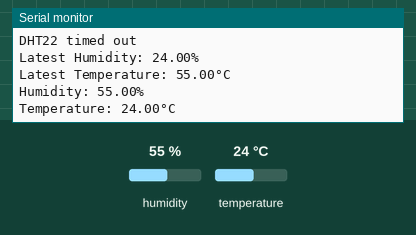
Bench run of a sketch on a simulated ESP32. On the bench: the last lines printed to the serial monitor. The test bench sets the inputs (shaded band); at power-on: humidity 55 %, temperature 24 °C. WiFi joins after 1.5 s; servers stay silent unless stated.

Above: at 8.6 s.
8.7 s: humidity set to 22 %
At 13.6 s:
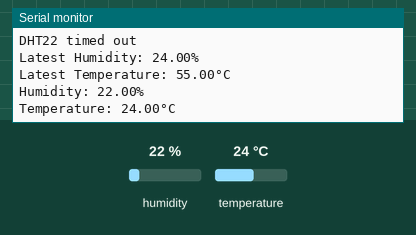
15.4 s: temperature set to 12 °C
At 19.4 s:
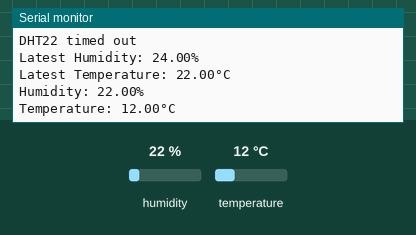
22.1 s: humidity set to 40 %
At 24.0 s:
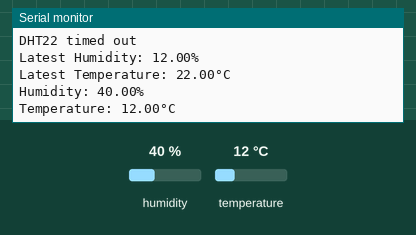
Timing chart, 0 to 25.5 s (numbered marks = the images above; inputs shaded):
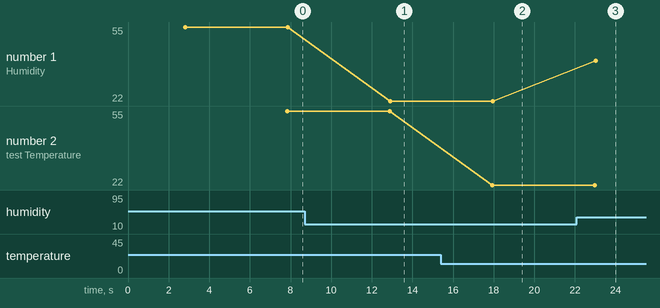

The sketch:

finpro_iot_home.ino
```cpp
#define BLYNK_TEMPLATE_ID "TMPL6Ic1HFZR2"
#define BLYNK_TEMPLATE_NAME "finpro iot"
#define BLYNK_AUTH_TOKEN "xPCktTn6TcbyRq6AQ6jMq2i0aaOUd-Jn"

#include "DHT.h"
#include <WiFi.h>
#include <BlynkSimpleEsp32.h>

#define DHTPIN 4
#define DHTTYPE DHT11

char ssid[] = "loltotan";
char pass[] = "ntnt1234";

static const TickType_t DHT_TIMEOUT = 5000 / portTICK_PERIOD_MS; // dht timeout timer 5s
static TimerHandle_t DHT_TIMER = NULL;

float t, h;
float lastT = 0;
float lastH = 0;


// callback function untuk merggunakan nilai terakhir suhu
void DHTLatest(TimerHandle_t xTimer) {
  Serial.println("DHT22 timed out");
  Serial.print(F("Latest Humidity: "));
  Serial.print(lastT);
  Serial.println(F("%"));
  Serial.print("Latest Temperature: ");
  Serial.print(lastH);
  Serial.println(F("°C "));
}


// Iniitialize DHT sensor
DHT dht(DHTPIN, DHTTYPE);

// receive input from dht and reset timer
void doDHT(void *parameters) {
  dht.begin();

  while (1) {
    t = dht.readTemperature();
    h = dht.readHumidity();

    if (!isnan(t) && !isnan(h)) {
      lastT = t;
      lastH = h;
      Serial.print(F("Humidity: "));
      Serial.print(h);
      Serial.println(F("%"));
      Serial.print("Temperature: ");
      Serial.print(t);
      Serial.println(F("°C "));

      Blynk.virtualWrite(V0, t);
      Blynk.virtualWrite(V1, h);

      xTimerStart(DHT_TIMER, portMAX_DELAY);
    }

    vTaskDelay(5000 / portTICK_PERIOD_MS);
  }
}


void setup() {
  Serial.begin(9600);
  Blynk.begin(BLYNK_AUTH_TOKEN, ssid, pass);

  // Wait a moment to start (so we don't miss Serial output)
  vTaskDelay(1000 / portTICK_PERIOD_MS);
  Serial.println();
  Serial.println("System Start");

  // create timeout timer
  DHT_TIMER = xTimerCreate(
                      "DHT timer",    // Name of timer
                      DHT_TIMEOUT,         // Period of timer (in ticks)
                      pdFALSE,              // one-shot
                      (void *)0,           // Timer ID
                      DHTLatest);          // Callback function

  xTimerStart(DHT_TIMER, portMAX_DELAY);

  // create task DHT
  xTaskCreatePinnedToCore(doDHT,
                          "Do DHT",
                          4096,
                          NULL,
                          1,
                          NULL,
                          0);

  // Delete "setup and loop" task
  vTaskDelete(NULL);
}

void loop() {
  // Execution should never get here
}
```

Measured:
- after the input at 8.7 s, the serial monitor: prints a new line after 4.2 s (image 1)
- after the input at 15.4 s, the serial monitor: prints a new line after 2.6 s (image 2)
- after the input at 22.1 s, the serial monitor: prints a new line after 0.92 s (image 3)
- plotted number 1: 22 → 40 after the input at 22.1 s
- plotted number 2: 22 → 40 after the input at 22.1 s
